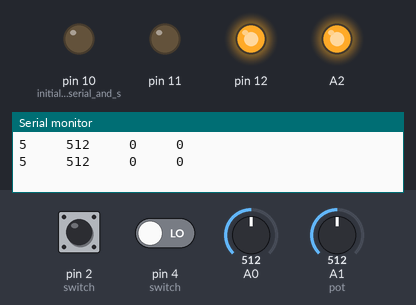
Bench run of a sketch on a simulated Arduino Uno, built with avr-gcc and run on an emulated ATmega328P. Parts: output pins drawn as LEDs (lit = HIGH), the last lines printed to the serial monitor. Dashed ring = blinking. Inputs (shaded band) come from the test bench; at power-on: A1 (pot) = 512, A0 = 512, pin 2 (switch) LOW, pin 4 (switch) LOW.

Above: at 7.1 s.
7.2 s: A1 (pot) set to 134
At 11.0 s:
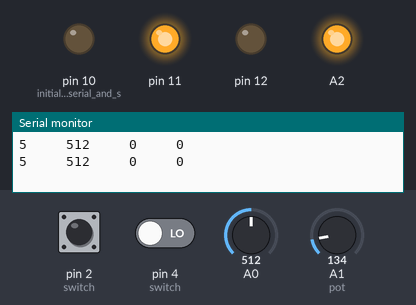
19.7 s: A1 (pot) set to 117
At 26.7 s:
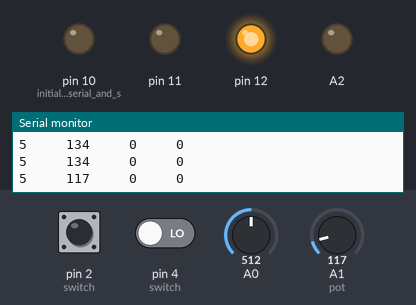
32.2 s: A0 set to 1023
At 36.8 s:
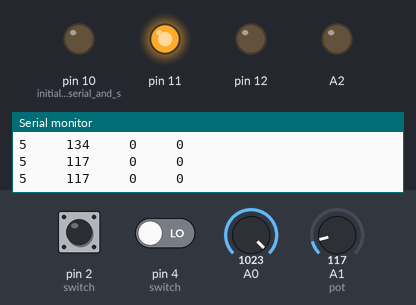
44.7 s: A0 set to 916
57.2 s: A0 set to 889
At 57.42 s:
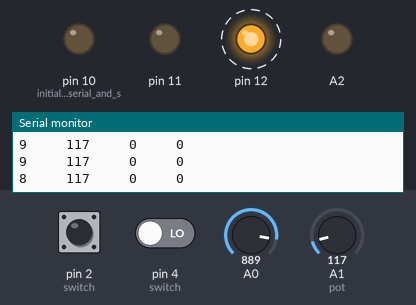
64.3 s: pin 2 (switch) pulled HIGH for 3 s
Timing chart, 0 to 72.4 s (numbered marks = the images above; inputs shaded):
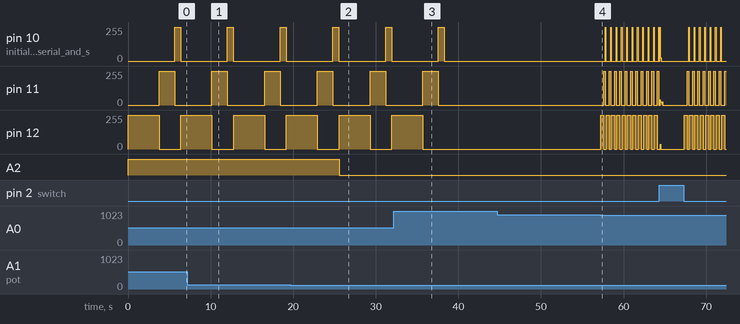

The sketch:

kevinDucey2DigIn2AnInLEDManip.ino
```cpp
void setup() {
  Serial.begin(9600);
  pinMode(A2, OUTPUT);
  pinMode(12, OUTPUT);
  pinMode(11, OUTPUT);
  pinMode(10, OUTPUT);    // initializing serial and setting outputs to LEDs
}

void loop() {
  int sensorValue1 = analogRead(A0) / 100; // taking in photocell value, dividing it by 100
  int sensorValue2 = analogRead(A1); // taking in pot value
  int sensorValue3 = digitalRead(2); // taking in switch value
  int sensorValue4 = digitalRead(4); // taking in other switch value
  int d1 = 1500; // first delay size
  int d2 = 750; // second delay size
  int d3 = 300; // third delay size

  Serial.print(sensorValue1);
  Serial.print("     ");
  Serial.print(sensorValue2);
  Serial.print("     ");
  Serial.print(sensorValue3);
  Serial.print("     ");
  Serial.println(sensorValue4);
  delay(10);                       //printing all sensor values and delaying prints by 10ms (depending how long rest of loop takes)

  if(sensorValue3 == 1){
    d1 = 10;
    d2 = 10;
    d3 = 10;
  }

  else if(sensorValue4 == 1){
    d1 = 150;
    d2 = 75;
    d3 = 30;
  }

  else {
    d1 = 1500;
    d2 = 750;
    d3 = 300;
  }

  if(sensorValue2 > 100) {   // i.e. if the pot is turned above 100
    analogWrite(A2, sensorValue2);   // turn on the LED next to the photocell
  }
  else{
    analogWrite(A2, 0); // if the pot is turned down, turn the LED off
  }

  if(sensorValue1 == 7) {   //i.e. if the LED is reading anywhere in the 700s ( will probably need to reconfigure this in different spaces.)
  digitalWrite(12, HIGH);   // this was the control state -- no manipulation
  delay(d1 / sensorValue1);
  digitalWrite(12, LOW);
  digitalWrite(11, HIGH);
  delay(d2 / sensorValue1);
  digitalWrite(11, LOW);
  digitalWrite(10, HIGH);
  delay(d3 / sensorValue1);
  digitalWrite(10, LOW);
  }
  else if(sensorValue1 == 8) {  // "  "
  digitalWrite(12, HIGH);       // this was the LED manipulated state
  delay(2 * d1 / sensorValue1);
  digitalWrite(12, LOW);
  digitalWrite(11, HIGH);
  delay(2 * d2 / sensorValue1);
  digitalWrite(11, LOW);
  digitalWrite(10, HIGH);
  delay(2 * d3 / sensorValue1);
  digitalWrite(10, LOW);
  }
  else if(sensorValue1 == 5) {  // "  "
  digitalWrite(12, HIGH);       // this was the covered-with-fingers state
  delay(d1 / 2 * sensorValue1);
  digitalWrite(12, LOW);
  digitalWrite(11, HIGH);
  delay(d2 / 2 * sensorValue1);
  digitalWrite(11, LOW);
  digitalWrite(10, HIGH);
  delay(d3 / 2 * sensorValue1);
  digitalWrite(10, LOW);
  }
  else{
  digitalWrite(12, LOW);
  digitalWrite(11, LOW);
  digitalWrite(10, LOW);  // if the photocell isn't showing any of these three conditional values, turn it off.
  }

}
```

Measured:
- the behaviour switches between 128 and 127 on A1 (pot) (found by bisection; images 1 and 2)
- the behaviour switches between 900 and 899 on A0 (found by bisection; images 3 and 4)
- after the input at 19.7 s, A2: HIGH → LOW after 5.9 s
- after the input at 32.2 s, pin 10 (initializing_serial_and_s): goes on until 38.3 s, then stays 0/255; pin 11: goes on until 37.6 s, then stays 0/255; pin 12: goes on until 35.7 s, then stays 0/255
- after the input at 57.2 s, pin 10 (initializing_serial_and_s): alternates 255/255 for 0.08 s and 0/255 for 0.57 s, starting after 0.59 s; pin 11: alternates 255/255 for 0.19 s and 0/255 for 0.46 s, starting after 0.41 s; pin 12: alternates 255/255 for 0.38 s and 0/255 for 0.27 s, starting at once
- by itself, pin 10 (initializing_serial_and_s): alternates 255/255 for 0.75 s and 0/255 for 5.6 s
- by itself, pin 11: alternates 255/255 for 1.9 s and 0/255 for 4.5 s
- by itself, pin 12: alternates 255/255 for 3.8 s and 0/255 for 2.6 s
